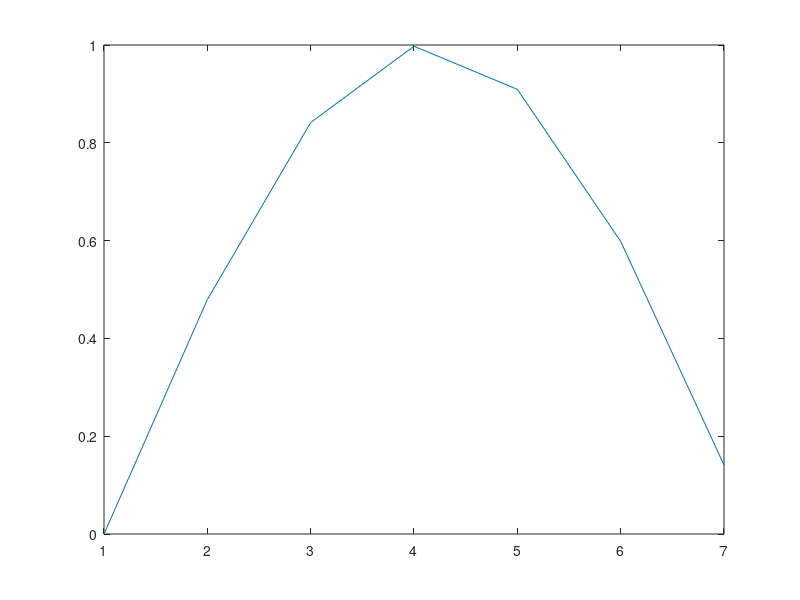

This figure's MATLAB source:
%%
p = [4,-3,0,2,0,71]
p1 = polyval(p,1)
%%
x = 1:5
z = [1 2 6 8 7]
p2 = polyfit(x,z,3)
%p2_vrijednost =
plot(p2)
%%
r1 = 0.1;
g1 = sin(r1)
%%
r2 = 0.4
g2 = exp(r2) + log(r2) + asin(r2) - cos(r2) + tan(r2) + cot(r2) - log10(r2)*sin(r2) + (log2(r2))^3
%%
korak = 0.5
r3 = [0:korak:pi]
g3 = sin(r3)
plot(g3)
%%
kor = 0.7
r4 = [0:kor:pi]
g4 = sin(r4).*sin(r4) + cos(r4).*cos(r4)
%%
step = 1.21;
r5 = [1:step:2*pi];
g5 = tan(r5)./sin(r5)+log10(r5)+log(r5)
%%

